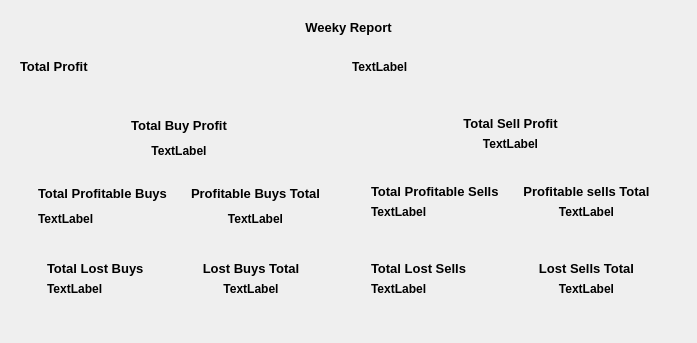
                 <widget class="QWidget" name="widget_67" native="true">
                  <layout class="QHBoxLayout" name="horizontalLayout_53">
                   <item>
                    <layout class="QVBoxLayout" name="verticalLayout_23">
                     <item>
                      <widget class="QWidget" name="widget_40" native="true">
                       <layout class="QHBoxLayout" name="horizontalLayout_75">
                        <item>
                         <widget class="QLabel" name="weeklyreportlabel">
                          <property name="font">
                           <font>
                            <pointsize>10</pointsize>
                            <bold>true</bold>
                           </font>
                          </property>
                          <property name="text">
                           <string>Weeky Report</string>
                          </property>
                          <property name="alignment">
                           <set>Qt::AlignCenter</set>
                          </property>
                         </widget>
                        </item>
                       </layout>
                      </widget>
                     </item>
                     <item>
                      <widget class="QWidget" name="widget_41" native="true">
                       <layout class="QHBoxLayout" name="horizontalLayout_40">
                        <item>
                         <layout class="QHBoxLayout" name="horizontalLayout_45">
                          <item>
                           <widget class="QLabel" name="weeklyreport_total_label">
                            <property name="font">
                             <font>
                              <pointsize>10</pointsize>
                              <bold>true</bold>
                             </font>
                            </property>
                            <property name="text">
                             <string>Total Profit</string>
                            </property>
                            <property name="alignment">
                             <set>Qt::AlignLeading|Qt::AlignLeft|Qt::AlignVCenter</set>
                            </property>
                           </widget>
                          </item>
                          <item>
                           <widget class="QLabel" name="filweeklyreport_totalprofit">
                            <property name="font">
                             <font>
                              <bold>true</bold>
                             </font>
                            </property>
                            <property name="text">
                             <string>TextLabel</string>
                            </property>
                           </widget>
                          </item>
                         </layout>
                        </item>
                       </layout>
                      </widget>
                     </item>
                     <item>
                      <widget class="QWidget" name="widget_66" native="true">
                       <layout class="QHBoxLayout" name="horizontalLayout_83">
                        <item>
                         <layout class="QHBoxLayout" name="horizontalLayout_78">
                          <item>
                           <widget class="QWidget" name="widget_51" native="true">
                            <layout class="QHBoxLayout" name="horizontalLayout_77">
                             <item>
                              <layout class="QVBoxLayout" name="verticalLayout_3">
                               <item>
                                <widget class="QWidget" name="widget_52" native="true">
                                 <layout class="QHBoxLayout" name="horizontalLayout_38">
                                  <item>
                                   <layout class="QVBoxLayout" name="verticalLayout_62">
                                    <item>
                                     <widget class="QLabel" name="monthreporttutalbuyprofitlabel_2">
                                      <property name="font">
                                       <font>
                                        <pointsize>10</pointsize>
                                        <bold>true</bold>
                                       </font>
                                      </property>
                                      <property name="text">
                                       <string>Total Buy Profit</string>
                                      </property>
                                      <property name="alignment">
                                       <set>Qt::AlignCenter</set>
                                      </property>
                                     </widget>
                                    </item>
                                    <item>
                                     <widget class="QLabel" name="filweekreporttotalbuyprofit">
                                      <property name="font">
                                       <font>
                                        <bold>true</bold>
                                       </font>
                                      </property>
                                      <property name="text">
                                       <string>TextLabel</string>
                                      </property>
                                      <property name="alignment">
                                       <set>Qt::AlignCenter</set>
                                      </property>
                                     </widget>
                                    </item>
                                   </layout>
                                  </item>
                                 </layout>
                                </widget>
                               </item>
                               <item>
                                <layout class="QHBoxLayout" name="horizontalLayout_39">
                                 <item>
                                  <widget class="QWidget" name="widget_42" native="true">
                                   <layout class="QHBoxLayout" name="horizontalLayout_56">
                                    <item>
                                     <layout class="QVBoxLayout" name="verticalLayout_24">
                                      <item>
                                       <widget class="QLabel" name="monthreporttutalbuylabel_2">
                                        <property name="font">
                                         <font>
                                          <pointsize>10</pointsize>
                                          <bold>true</bold>
                                         </font>
                                        </property>
                                        <property name="text">
                                         <string>Total Profitable Buys</string>
                                        </property>
                                       </widget>
                                      </item>
                                      <item>
                                       <widget class="QLabel" name="filweekreporttotalbuy">
                                        <property name="font">
                                         <font>
                                          <bold>true</bold>
                                         </font>
                                        </property>
                                        <property name="text">
                                         <string>TextLabel</string>
                                        </property>
                                        <property name="alignment">
                                         <set>Qt::AlignLeading|Qt::AlignLeft|Qt::AlignVCenter</set>
                                        </property>
                                       </widget>
                                      </item>
                                     </layout>
                                    </item>
                                   </layout>
                                  </widget>
                                 </item>
                                 <item>
                                  <widget class="QWidget" name="widget_36" native="true">
                                   <layout class="QHBoxLayout" name="horizontalLayout_13">
                                    <item>
                                     <layout class="QVBoxLayout" name="verticalLayout_72">
                                      <item>
                                       <widget class="QLabel" name="monthreporttutalbuyprofitlabel_10">
                                        <property name="font">
                                         <font>
                                          <pointsize>10</pointsize>
                                          <bold>true</bold>
                                         </font>
                                        </property>
                                        <property name="text">
                                         <string>Profitable Buys Total</string>
                                        </property>
                                        <property name="alignment">
                                         <set>Qt::AlignCenter</set>
                                        </property>
                                       </widget>
                                      </item>
                                      <item>
                                       <widget class="QLabel" name="filweekreporttotalbuyprofit_9">
                                        <property name="font">
                                         <font>
                                          <bold>true</bold>
                                         </font>
                                        </property>
                                        <property name="text">
                                         <string>TextLabel</string>
                                        </property>
                                        <property name="alignment">
                                         <set>Qt::AlignCenter</set>
                                        </property>
                                       </widget>
                                      </item>
                                     </layout>
                                    </item>
                                   </layout>
                                  </widget>
                                 </item>
                                </layout>
                               </item>
                               <item>
                                <widget class="QWidget" name="widget_30" native="true">
                                 <layout class="QHBoxLayout" name="horizontalLayout_15">
                                  <item>
                                   <layout class="QHBoxLayout" name="horizontalLayout_14">
                                    <item>
                                     <widget class="QWidget" name="widget_46" native="true">
                                      <layout class="QHBoxLayout" name="horizontalLayout_79">
                                       <item>
                                        <layout class="QVBoxLayout" name="verticalLayout_55">
                                         <item>
                                          <widget class="QLabel" name="monthreporttutalbuylabel_3">
                                           <property name="font">
                                            <font>
                                             <pointsize>10</pointsize>
                                             <bold>true</bold>
                                            </font>
                                           </property>
                                           <property name="text">
                                            <string>Total Lost Buys</string>
                                           </property>
                                          </widget>
                                         </item>
                                         <item>
                                          <widget class="QLabel" name="filweekreporttotalbuy_2">
                                           <property name="font">
                                            <font>
                                             <bold>true</bold>
                                            </font>
                                           </property>
                                           <property name="text">
                                            <string>TextLabel</string>
                                           </property>
                                           <property name="alignment">
                                            <set>Qt::AlignLeading|Qt::AlignLeft|Qt::AlignVCenter</set>
                                           </property>
                                          </widget>
                                         </item>
                                        </layout>
                                       </item>
                                      </layout>
                                     </widget>
                                    </item>
                                    <item>
                                     <widget class="QWidget" name="widget_47" native="true">
                                      <layout class="QHBoxLayout" name="horizontalLayout_80">
                                       <item>
                                        <layout class="QVBoxLayout" name="verticalLayout_66">
                                         <item>
                                          <widget class="QLabel" name="monthreporttutalbuyprofitlabel_3">
                                           <property name="font">
                                            <font>
                                             <pointsize>10</pointsize>
                                             <bold>true</bold>
                                            </font>
                                           </property>
                                           <property name="text">
                                            <string>Lost Buys Total</string>
                                           </property>
                                           <property name="alignment">
                                            <set>Qt::AlignCenter</set>
                                           </property>
                                          </widget>
                                         </item>
                                         <item>
                                          <widget class="QLabel" name="filweekreporttotalbuyprofit_2">
                                           <property name="font">
                                            <font>
                                             <bold>true</bold>
                                            </font>
                                           </property>
                                           <property name="text">
                                            <string>TextLabel</string>
                                           </property>
                                           <property name="alignment">
                                            <set>Qt::AlignCenter</set>
                                           </property>
                                          </widget>
                                         </item>
                                        </layout>
                                       </item>
                                      </layout>
                                     </widget>
                                    </item>
                                   </layout>
                                  </item>
                                 </layout>
                                </widget>
                               </item>
                              </layout>
                             </item>
                            </layout>
                           </widget>
                          </item>
                          <item>
                           <widget class="QWidget" name="widget_38" native="true">
                            <layout class="QHBoxLayout" name="horizontalLayout_44">
                             <item>
                              <layout class="QVBoxLayout" name="verticalLayout_18">
                               <item>
                                <widget class="QWidget" name="widget_32" native="true">
                                 <layout class="QHBoxLayout" name="horizontalLayout_16">
                                  <item>
                                   <layout class="QVBoxLayout" name="verticalLayout_69">
                                    <item>
                                     <widget class="QLabel" name="monthreporttutalbuyprofitlabel_4">
                                      <property name="font">
                                       <font>
                                        <pointsize>10</pointsize>
                                        <bold>true</bold>
                                       </font>
                                      </property>
                                      <property name="text">
                                       <string>Total Sell Profit</string>
                                      </property>
                                      <property name="alignment">
                                       <set>Qt::AlignCenter</set>
                                      </property>
                                     </widget>
                                    </item>
                                    <item>
                                     <widget class="QLabel" name="filweekreporttotalbuyprofit_3">
                                      <property name="font">
                                       <font>
                                        <bold>true</bold>
                                       </font>
                                      </property>
                                      <property name="text">
                                       <string>TextLabel</string>
                                      </property>
                                      <property name="alignment">
                                       <set>Qt::AlignCenter</set>
                                      </property>
                                     </widget>
                                    </item>
                                   </layout>
                                  </item>
                                 </layout>
                                </widget>
                               </item>
                               <item>
                                <widget class="QWidget" name="widget_35" native="true">
                                 <layout class="QHBoxLayout" name="horizontalLayout_43">
                                  <item>
                                   <layout class="QHBoxLayout" name="horizontalLayout_42">
                                    <item>
                                     <widget class="QWidget" name="widget_43" native="true">
                                      <layout class="QHBoxLayout" name="horizontalLayout_18">
                                       <item>
                                        <layout class="QVBoxLayout" name="verticalLayout_68">
                                         <item>
                                          <widget class="QLabel" name="monthreporttutalbuylabel_4">
                                           <property name="font">
                                            <font>
                                             <pointsize>10</pointsize>
                                             <bold>true</bold>
                                            </font>
                                           </property>
                                           <property name="text">
                                            <string>Total Profitable Sells</string>
                                           </property>
                                          </widget>
                                         </item>
                                         <item>
                                          <widget class="QLabel" name="filweekreporttotalbuy_3">
                                           <property name="font">
                                            <font>
                                             <bold>true</bold>
                                            </font>
                                           </property>
                                           <property name="text">
                                            <string>TextLabel</string>
                                           </property>
                                           <property name="alignment">
                                            <set>Qt::AlignLeading|Qt::AlignLeft|Qt::AlignVCenter</set>
                                           </property>
                                          </widget>
                                         </item>
                                        </layout>
                                       </item>
                                      </layout>
                                     </widget>
                                    </item>
                                    <item>
                                     <widget class="QWidget" name="widget_37" native="true">
                                      <layout class="QHBoxLayout" name="horizontalLayout_17">
                                       <item>
                                        <layout class="QVBoxLayout" name="verticalLayout_81">
                                         <item>
                                          <widget class="QLabel" name="monthreporttutalbuyprofitlabel_11">
                                           <property name="font">
                                            <font>
                                             <pointsize>10</pointsize>
                                             <bold>true</bold>
                                            </font>
                                           </property>
                                           <property name="text">
                                            <string>Profitable sells Total</string>
                                           </property>
                                           <property name="alignment">
                                            <set>Qt::AlignCenter</set>
                                           </property>
                                          </widget>
                                         </item>
                                         <item>
                                          <widget class="QLabel" name="filweekreporttotalbuyprofit_10">
                                           <property name="font">
                                            <font>
                                             <bold>true</bold>
                                            </font>
                                           </property>
                                           <property name="text">
                                            <string>TextLabel</string>
                                           </property>
                                           <property name="alignment">
                                            <set>Qt::AlignCenter</set>
                                           </property>
                                          </widget>
                                         </item>
                                        </layout>
                                       </item>
                                      </layout>
                                     </widget>
                                    </item>
                                   </layout>
                                  </item>
                                 </layout>
                                </widget>
                               </item>
                               <item>
                                <widget class="QWidget" name="widget_48" native="true">
                                 <layout class="QHBoxLayout" name="horizontalLayout_27">
                                  <item>
                                   <layout class="QHBoxLayout" name="horizontalLayout_36">
                                    <item>
                                     <widget class="QWidget" name="widget_49" native="true">
                                      <layout class="QHBoxLayout" name="horizontalLayout_81">
                                       <item>
                                        <layout class="QVBoxLayout" name="verticalLayout_70">
                                         <item>
                                          <widget class="QLabel" name="monthreporttutalbuylabel_5">
                                           <property name="font">
                                            <font>
                                             <pointsize>10</pointsize>
                                             <bold>true</bold>
                                            </font>
                                           </property>
                                           <property name="text">
                                            <string>Total Lost Sells</string>
                                           </property>
                                          </widget>
                                         </item>
                                         <item>
                                          <widget class="QLabel" name="filweekreporttotalbuy_4">
                                           <property name="font">
                                            <font>
                                             <bold>true</bold>
                                            </font>
                                           </property>
                                           <property name="text">
                                            <string>TextLabel</string>
                                           </property>
                                           <property name="alignment">
                                            <set>Qt::AlignLeading|Qt::AlignLeft|Qt::AlignVCenter</set>
                                           </property>
                                          </widget>
                                         </item>
                                        </layout>
                                       </item>
                                      </layout>
                                     </widget>
                                    </item>
                                    <item>
                                     <widget class="QWidget" name="widget_50" native="true">
                                      <layout class="QHBoxLayout" name="horizontalLayout_82">
                                       <item>
                                        <layout class="QVBoxLayout" name="verticalLayout_71">
                                         <item>
                                          <widget class="QLabel" name="monthreporttutalbuyprofitlabel_5">
                                           <property name="font">
                                            <font>
                                             <pointsize>10</pointsize>
                                             <bold>true</bold>
                                            </font>
                                           </property>
                                           <property name="text">
                                            <string>Lost Sells Total</string>
                                           </property>
                                           <property name="alignment">
                                            <set>Qt::AlignCenter</set>
                                           </property>
                                          </widget>
                                         </item>
                                         <item>
                                          <widget class="QLabel" name="filweekreporttotalbuyprofit_4">
                                           <property name="font">
                                            <font>
                                             <bold>true</bold>
                                            </font>
                                           </property>
                                           <property name="text">
                                            <string>TextLabel</string>
                                           </property>
                                           <property name="alignment">
                                            <set>Qt::AlignCenter</set>
                                           </property>
                                          </widget>
                                         </item>
                                        </layout>
                                       </item>
                                      </layout>
                                     </widget>
                                    </item>
                                   </layout>
                                  </item>
                                 </layout>
                                </widget>
                               </item>
                              </layout>
                             </item>
                            </layout>
                           </widget>
                          </item>
                         </layout>
                        </item>
                       </layout>
                      </widget>
                     </item>
                    </layout>
                   </item>
                  </layout>
                 </widget>
